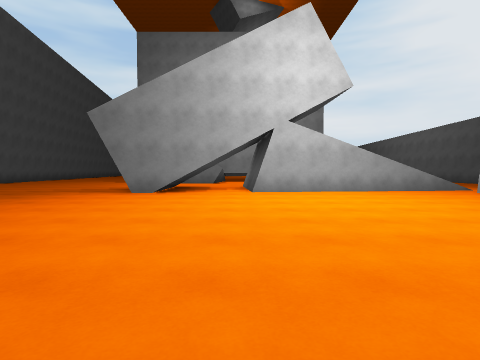
View 1 (above)

24 first-person views from a walk through a 3-D level made in the Unity game engine. The camera is 1.3 m above the floor, tilts 2° down and sees 80° across. The floor is counted in squares, 2 m on a side. Each view is taken from the middle of a square. On the plan, view 1 faces up. The plan holds only what a view shows up to about 9 squares ahead; the rest is blank. The place goes on beyond the plan. The player is left out.

View 2
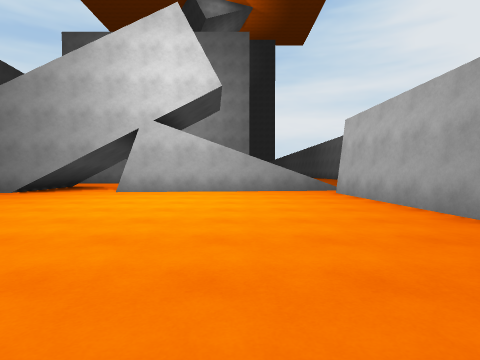

View 3
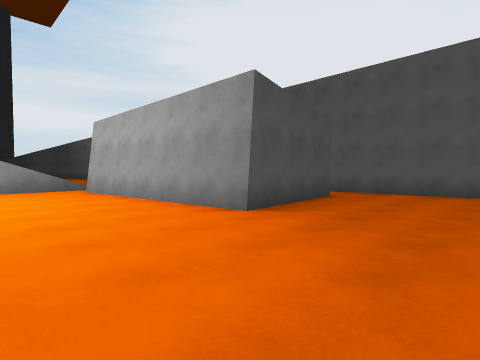

View 4
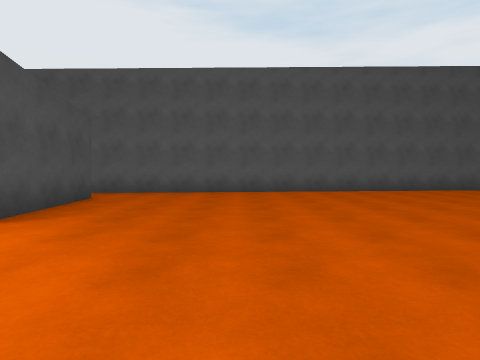

View 5
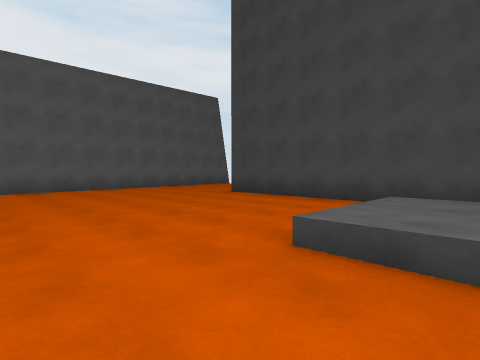

View 6
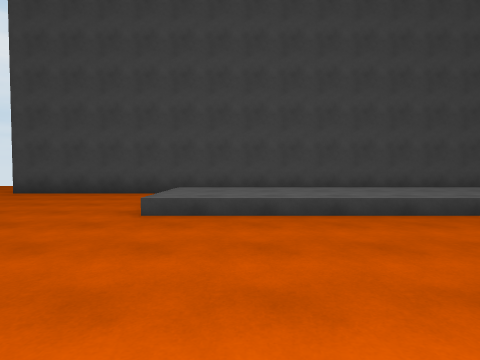

View 7
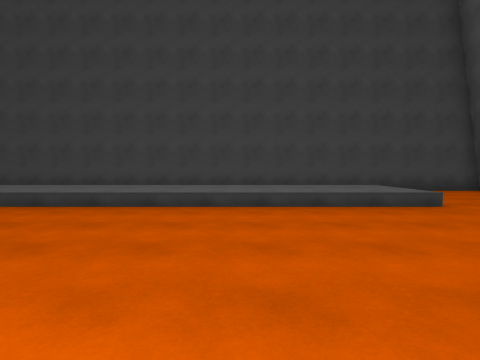

View 8
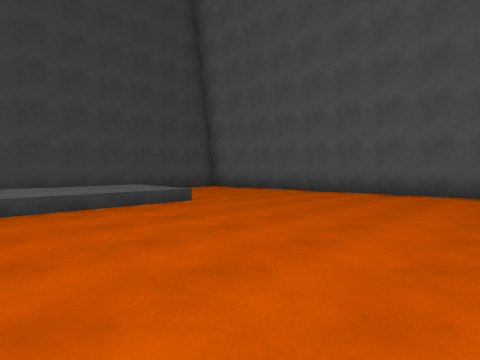

View 9
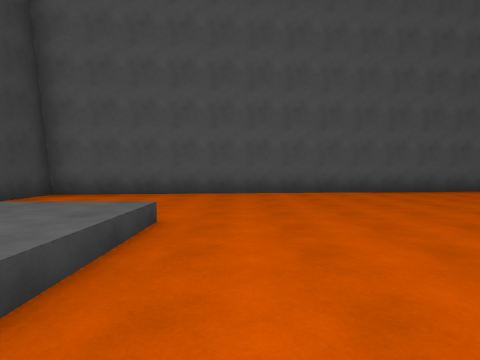

View 10
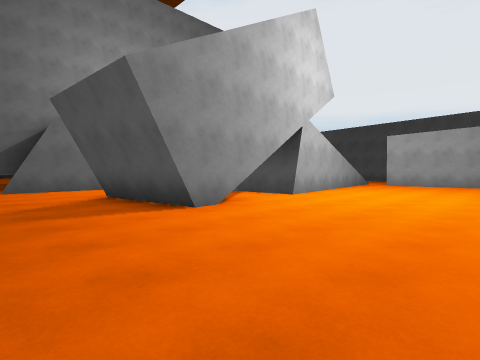

View 11
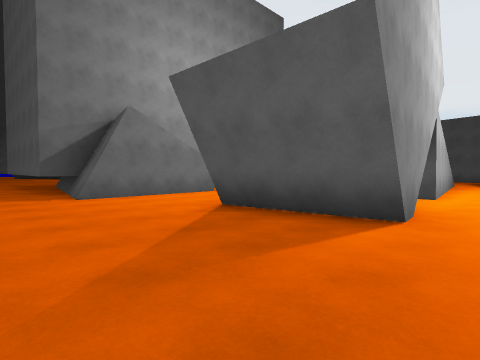

View 12
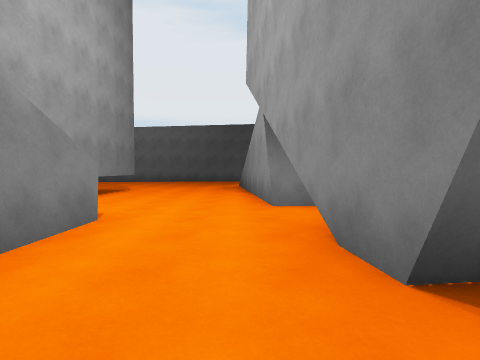

View 13
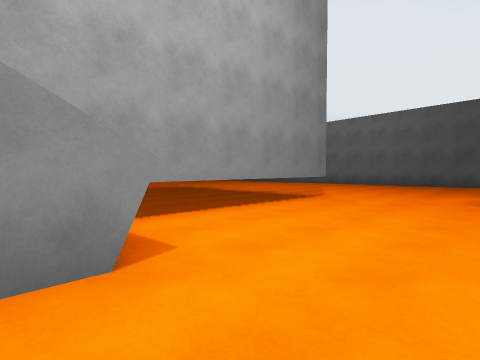

View 14
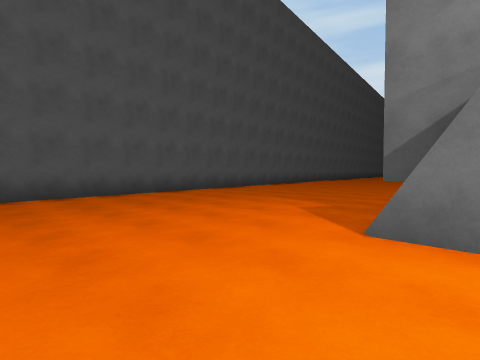

View 15
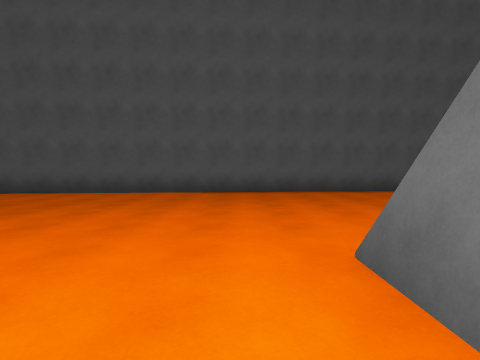

View 16
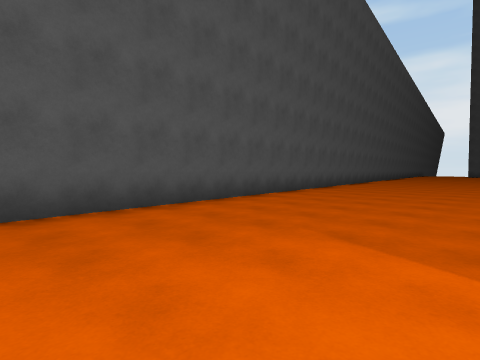

View 17
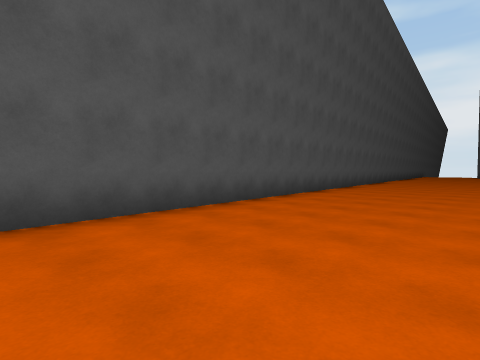

View 18
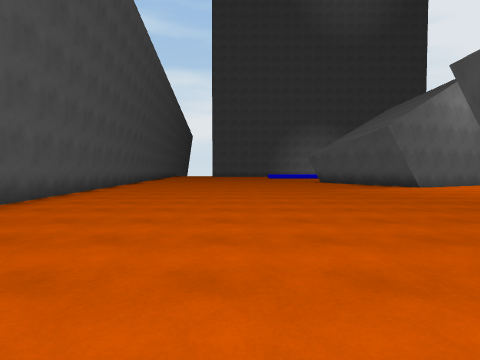

View 19
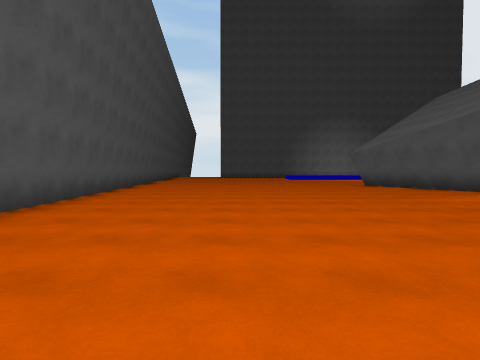

View 20
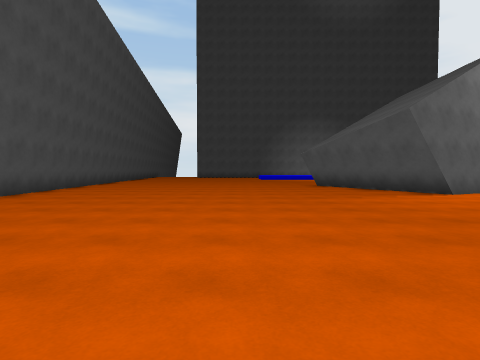

View 21
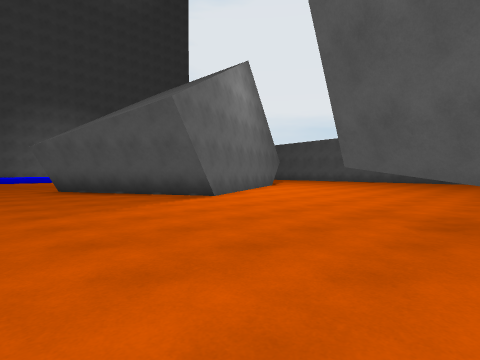

View 22
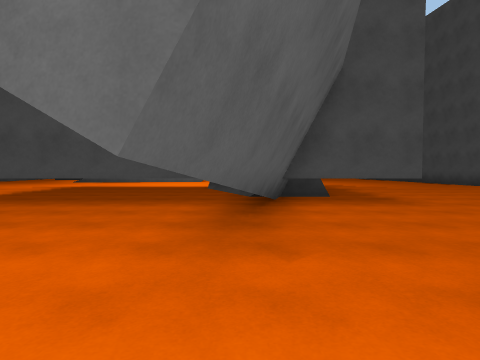

View 23
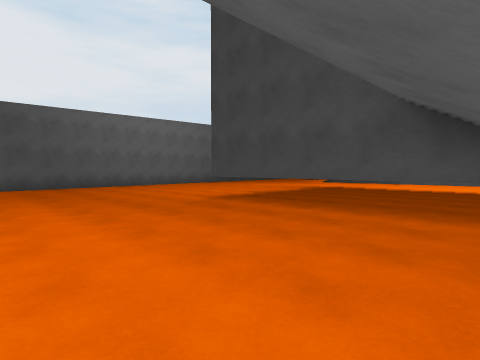

View 24
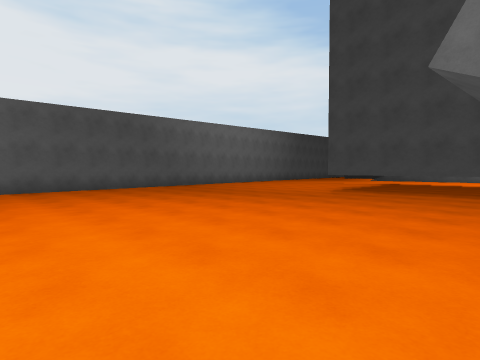

### Floor plan
Key: @ floor where view 1 was taken; # wall or solid block; . main floor; : floor 0.5 m higher than the main floor; / step, stairs or slope; = window, fence, low wall or low ledge; ^ raised ledge; T thing the floor can be seen under or through.
Columns run from 13 left of view 1 to 13 right of it. Each row starts with its distance up from view 1.
 32         ..##
 31 #..........#
 30 #..........##......
 29 #......................#
 28 #......................#
 27 #......................#
 26 #..........T...........#
 25 #..........T...........#
 24 #..........#............
 23 #..........#...........
 22 ##.........#..........
 21  #......##########...
 20  #...... ##       ..
 19  #......          .
 18  #......#         .
 17  #......##        ..
 16  #......##   #####...
 15  #......##  ^.........
 14  #......#####..........
 13  #.....................
 12  #..............//
 11  ##.......###.#=
 10   #.......###.##
  9   #.......###.##///=/
  8   #.. ..............#
  7   #.  ..............#
  6   #    .............#
  5   #    .............#
  4   #.   .............##
  3   #..     ...........###.##
  2   #...     ...............#
  1   #............ ..........#
  0   ##.........@  ..........#
 -1    #.......... ...........#
 -2    #......................#
 -3    #......................#
 -4    #....//////////........#
 -5    #....::::::::::........#
 -6    #....::::::::::........#
 -7    #..     ...............#
 -8    ####################.

Where each view was taken, in squares from view 1:
view 1: 0 up, 0 right, facing up
view 2: 0 up, 4 right, facing up
view 3: 1 down, 4 right, facing up-right
view 4: 1 down, 4 right, facing right
view 5: 2 down, 3 right, facing down-right
view 6: 0 up, 3 right, facing down
view 7: 1 up, 2 left, facing down
view 8: 1 up, 2 left, facing down-left
view 9: 3 down, 2 left, facing left
view 10: 4 up, 6 left, facing up-right
view 11: 7 up, 7 left, facing up-right
view 12: 12 up, 5 left, facing right
view 13: 12 up, 2 left, facing up-right
view 14: 11 up, 4 left, facing up-left
view 15: 13 up, 3 left, facing left
view 16: 14 up, 7 left, facing up-left
view 17: 18 up, 8 left, facing up-left
view 18: 19 up, 8 left, facing up
view 19: 22 up, 9 left, facing up
view 20: 22 up, 7 left, facing up
view 21: 24 up, 6 left, facing up-right
view 22: 27 up, 2 left, facing down
view 23: 26 up, 1 left, facing down-right
view 24: 30 up, 0 right, facing down-right
